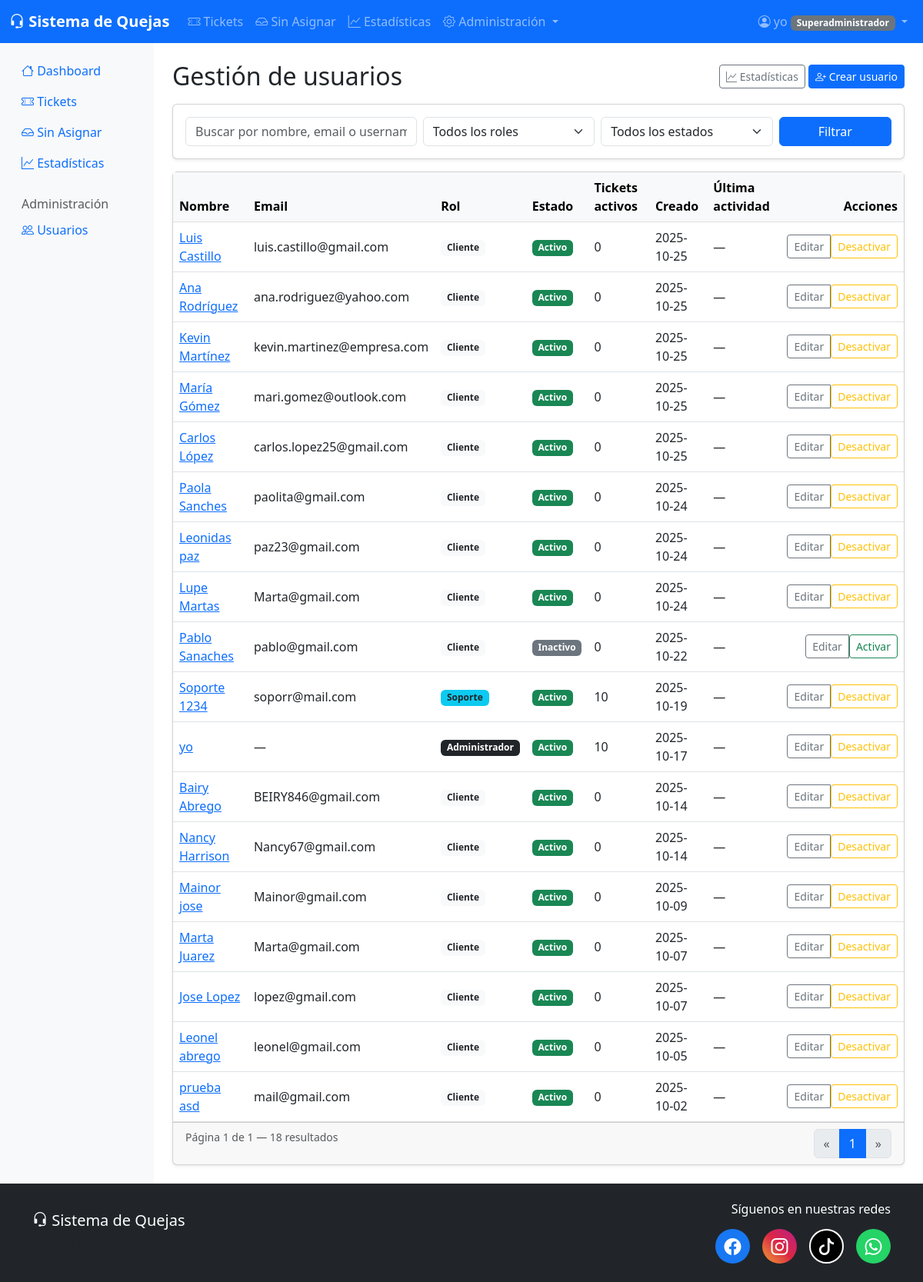
Screenshot of /usuarios/ (signed in) with the database file from the repository.
### accounts/models.py (models this page shows, shortened)
class Usuario(AbstractUser):
    ROLES = [
        ('cliente', 'Cliente'),
        ('empleado', 'Empleado'),  # Mantenido por compatibilidad
        ('soporte', 'Soporte (Agente de Atención)'),
        ('soporte_tecnico', 'Soporte Técnico'),
        ('superadmin', 'Superadministrador'),
    ]
    ESTADOS = [
        ('activo', 'Activo'),
        ('inactivo', 'Inactivo'),
    ]
    id = models.UUIDField(primary_key=True, default=uuid.uuid4, editable=False)
    telefono = models.CharField(max_length=20, blank=True, null=True, verbose_name='Teléfono')
    fecha_nacimiento = models.DateField(blank=True, null=True, verbose_name='Fecha de Nacimiento')
    direccion = models.TextField(blank=True, null=True, verbose_name='Dirección')
    rol = models.CharField(max_length=20, choices=ROLES, default='cliente', verbose_name='Rol')
    estado = models.CharField(max_length=10, choices=ESTADOS, default='activo', verbose_name='Estado')
    especialidad = models.CharField(max_length=100, blank=True, null=True, verbose_name='Especialidad',
                                  help_text='Para técnicos: área de especialización')
    max_tickets_simultaneos = models.PositiveIntegerField(default=10, verbose_name='Máximo tickets simultáneos',
                                                        help_text='Límite de tickets activos que puede manejar')
    recibir_notificaciones = models.BooleanField(default=True, verbose_name='Recibir notificaciones por email')
    es_vip = models.BooleanField(default=False, verbose_name='Cliente VIP',
                                 help_text='Marca al cliente como VIP para atención prioritaria')
    tiene_restricciones = models.BooleanField(default=False, verbose_name='Tiene restricciones',
                                              help_text='Marca al cliente con restricciones por fraude o abuso')
    notas_internas = models.TextField(blank=True, null=True, verbose_name='Notas internas',
                                      help_text='Notas visibles solo para empleados y administradores')
    motivo_restriccion = models.TextField(blank=True, null=True, verbose_name='Motivo de restricción',
                                           help_text='Razón por la cual el cliente tiene restricciones')
    fecha_restriccion = models.DateTimeField(blank=True, null=True, verbose_name='Fecha de restricción')
    ultima_actividad = models.DateTimeField(blank=True, null=True, verbose_name='Última actividad')
    motivo_desactivacion = models.TextField(blank=True, null=True, verbose_name='Motivo de desactivación')
    fecha_desactivacion = models.DateTimeField(blank=True, null=True, verbose_name='Fecha de desactivación')
    desactivado_por = models.ForeignKey('self', on_delete=models.SET_NULL, null=True, blank=True,
                                       related_name='usuarios_desactivados', verbose_name='Desactivado por')
    created_at = models.DateTimeField(auto_now_add=True, verbose_name='Fecha de Creación')
    updated_at = models.DateTimeField(auto_now=True, verbose_name='Fecha de Actualización')
    objects = UsuarioManager()
    class Meta:
        db_table = 'usuarios'
        verbose_name = 'Usuario'
        verbose_name_plural = 'Usuarios'
    def es_cliente(self):
        return self.rol == 'cliente'
    def es_superadmin(self):
        return self.rol == 'superadmin'
    def puede_gestionar_tickets(self):
        return self.rol in ['empleado', 'soporte', 'soporte_tecnico', 'superadmin']
    def get_tickets_activos_count(self):
        if hasattr(self, 'tickets_asignados'):
            return self.tickets_asignados.filter(
                estado__in=['abierto', 'en_revision', 'aceptado', 'en_reparacion', 'en_espera_cliente']
            ).count()
        return 0
    def get_dashboard_url(self):
        from django.urls import reverse
        if self.es_superadmin():
            return reverse('accounts:dashboard_superadmin')
        elif self.es_soporte():
            return reverse('accounts:dashboard_soporte')
        elif self.es_soporte_tecnico():
            return reverse('accounts:dashboard_tecnico')
        elif self.es_cliente():
            return reverse('accounts:dashboard_cliente')
        else:
            return reverse('accounts:dashboard_empleado')

### accounts/views.py (the view, shortened to what this page needs)
# urls.py: path('usuarios/', views.listar_usuarios, name='listar_usuarios'),
@login_required
def listar_usuarios(request):
    if not request.user.es_superadmin():
        return HttpResponseForbidden("No tienes permisos para acceder a esta página.")
    busqueda = request.GET.get('busqueda', '')
    rol_filtro = request.GET.get('rol', '')
    estado_filtro = request.GET.get('estado', '')
    usuarios = Usuario.objects.all()
    if rol_filtro:
        usuarios = usuarios.filter(rol=rol_filtro)
    if estado_filtro:
        usuarios = usuarios.filter(estado=estado_filtro)
    usuarios = usuarios.order_by('-created_at')
    paginator = Paginator(usuarios, 20)
    page_number = request.GET.get('page')
    page_obj = paginator.get_page(page_number)
    context = {
        'page_obj': page_obj,
        'busqueda': busqueda,
        'rol_filtro': rol_filtro,
        'estado_filtro': estado_filtro,
        'roles': Usuario.ROLES,
        'estados': Usuario.ESTADOS,
    }
    return render(request, 'accounts/listar_usuarios.html', context)

### templates/accounts/listar_usuarios.html (shortened to what this page needs)
{% extends "base.html" %}
{% block content %}
<div class="py-4">
  <div class="d-flex justify-content-between align-items-center mb-3">
    <h2 class="mb-0">Gestión de usuarios</h2>
    <div>
      <a href="{% url 'accounts:estadisticas_usuarios' %}" class="btn btn-outline-secondary btn-sm">
        <i class="bi bi-graph-up"></i> Estadísticas
      </a>
      <a href="{% url 'accounts:crear_usuario' %}" class="btn btn-primary btn-sm">
        <i class="bi bi-person-plus"></i> Crear usuario
      </a>
    </div>
  </div>
  <form method="get" class="card card-body mb-3 shadow-sm">
    <div class="row g-2">
      <div class="col-md-4">
        <input type="text" name="busqueda" value="{{ busqueda }}" class="form-control" placeholder="Buscar por nombre, email o username">
      </div>
      <div class="col-md-3">
        <select name="rol" class="form-select">
          <option value="">Todos los roles</option>
        </select>
      </div>
      <div class="col-md-3">
        <select name="estado" class="form-select">
          <option value="">Todos los estados</option>
        </select>
      </div>
      <div class="col-md-2 d-grid">
        <button class="btn btn-primary" type="submit">Filtrar</button>
      </div>
    </div>
  </form>
  <div class="card shadow-sm">
    <div class="table-responsive">
      <table class="table table-hover align-middle mb-0">
        <thead class="table-light">
          <tr>
            <th>Nombre</th>
            <th>Email</th>
            <th>Rol</th>
            <th>Estado</th>
            <th>Tickets activos</th>
            <th>Creado</th>
            <th>Última actividad</th>
            <th class="text-end">Acciones</th>
          </tr>
        </thead>
        <tbody>
          {% for u in page_obj %}
          <tr>
            <td>
              <a href="{% url 'accounts:detalle_usuario' u.id %}">
                {{ u.get_full_name|default:u.username }}
              </a>
            </td>
            <td>{{ u.email|default:"—" }}</td>
            <td>
              {% include "accounts/partials/_badges_usuario.html" with usuario=u show_role=True %}
            </td>
            <td>
              {% if u.estado == 'activo' %}
                <span class="badge text-bg-success">Activo</span>
              {% else %}
                <span class="badge text-bg-secondary">Inactivo</span>
              {% endif %}
            </td>
            <td>{{ u.get_tickets_activos_count }}</td>
            <td>{{ u.created_at|date:"Y-m-d" }}</td>
            <td>{{ u.ultima_actividad|date:"Y-m-d H:i"|default:"—" }}</td>
            <td class="text-end">
              <div class="btn-group">
                <a class="btn btn-sm btn-outline-secondary" href="{% url 'accounts:editar_usuario' u.id %}">Editar</a>
                {% if u.estado == 'activo' %}
                  <form method="post" action="{% url 'accounts:cambiar_estado_usuario' u.id %}">
                    <button class="btn btn-sm btn-outline-warning" type="submit">Desactivar</button>
                  </form>
                {% else %}
                  <form method="post" action="{% url 'accounts:cambiar_estado_usuario' u.id %}">
                    <button class="btn btn-sm btn-outline-success" type="submit">Activar</button>
                  </form>
                {% endif %}
              </div>
            </td>
          </tr>
          {% empty %}
          <tr><td colspan="8" class="text-center py-4">No se encontraron usuarios.</td></tr>
          {% endfor %}
        </tbody>
      </table>
    </div>
    <div class="card-footer">
      {% include "accounts/partials/_paginacion.html" with page_obj=page_obj %}
    </div>
  </div>
</div>
{% endblock %}

### templates/base.html (shortened to what this page needs)
<!DOCTYPE html>
<html lang="es">
<head>
    <link href="https://cdn.jsdelivr.net/npm/bootstrap@5.3.0/dist/css/bootstrap.min.css" rel="stylesheet">
    <link href="https://cdn.jsdelivr.net/npm/bootstrap-icons@1.10.0/font/bootstrap-icons.css" rel="stylesheet">
</head>
<body>
<nav class="navbar navbar-expand-lg navbar-dark bg-primary">
    <div class="container-fluid">
        <a class="navbar-brand" href="{% if user.is_authenticated %}{{ user.get_dashboard_url }}{% else %}{% url 'accounts:iniciar_sesion' %}{% endif %}">
            <i class="bi bi-headset"></i> Sistema de Quejas
        </a>
        <div class="collapse navbar-collapse" id="navbarNav">
            {% if user.is_authenticated %}
            <ul class="navbar-nav me-auto">
                <li class="nav-item">
                    <a class="nav-link" href="{% url 'tickets:listar_tickets' %}">
                        <i class="bi bi-ticket-perforated"></i> Tickets
                    </a>
                </li>
                {% if user.puede_gestionar_tickets %}
                <li class="nav-item">
                    <a class="nav-link" href="{% url 'tickets:tickets_sin_asignar' %}">
                        <i class="bi bi-inbox"></i> Sin Asignar
                    </a>
                </li>
                <li class="nav-item">
                    <a class="nav-link" href="{% url 'tickets:estadisticas_tickets' %}">
                        <i class="bi bi-graph-up"></i> Estadísticas
                    </a>
                </li>
                {% endif %}
                {% if user.es_superadmin %}
                <li class="nav-item dropdown">
                    <a class="nav-link dropdown-toggle" href="#" role="button" data-bs-toggle="dropdown">
                        <i class="bi bi-gear"></i> Administración
                    </a>
                </li>
                {% endif %}
            </ul>
            <ul class="navbar-nav">
                <li class="nav-item dropdown">
                    <a class="nav-link dropdown-toggle" href="#" role="button" data-bs-toggle="dropdown">
                        <i class="bi bi-person-circle"></i> {{ user.get_full_name|default:user.username }}
                        <span class="badge bg-secondary">{{ user.get_rol_display }}</span>
                    </a>
                </li>
            </ul>
            {% endif %}
        </div>
    </div>
</nav>
<div class="container-fluid">
    <div class="row">
        {% if user.is_authenticated %}
        <nav class="col-md-3 col-lg-2 d-md-block sidebar collapse">
            <div class="position-sticky pt-3">
                <ul class="nav flex-column">
                    <li class="nav-item">
                        <a class="nav-link {% if 'dashboard' in request.resolver_match.url_name %}active{% endif %}" href="{{ user.get_dashboard_url }}">
                            <i class="bi bi-house"></i> Dashboard
                        </a>
                    </li>
                    <li class="nav-item">
                        <a class="nav-link {% if 'listar_tickets' in request.resolver_match.url_name %}active{% endif %}" href="{% url 'tickets:listar_tickets' %}">
                            <i class="bi bi-ticket-perforated"></i>
                            {% if user.es_cliente %}Mis Tickets{% else %}Tickets{% endif %}
                        </a>
                    </li>
                    {% if user.puede_gestionar_tickets %}
                    <li class="nav-item">
                        <a class="nav-link {% if 'tickets_sin_asignar' in request.resolver_match.url_name %}active{% endif %}" href="{% url 'tickets:tickets_sin_asignar' %}">
                            <i class="bi bi-inbox"></i> Sin Asignar
                        </a>
                    </li>
                    <li class="nav-item">
                        <a class="nav-link {% if 'estadisticas' in request.resolver_match.url_name %}active{% endif %}" href="{% url 'tickets:estadisticas_tickets' %}">
                            <i class="bi bi-graph-up"></i> Estadísticas
                        </a>
                    </li>
                    {% endif %}
                </ul>
                {% if user.es_superadmin %}
                <h6 class="sidebar-heading d-flex justify-content-between align-items-center px-3 mt-4 mb-1 text-muted">
                    <span>Administración</span>
                </h6>
                <ul class="nav flex-column mb-2">
                    <li class="nav-item">
                        <a class="nav-link {% if 'listar_usuarios' in request.resolver_match.url_name %}active{% endif %}" href="{% url 'accounts:listar_usuarios' %}">
                            <i class="bi bi-people"></i> Usuarios
                        </a>
                    </li>
                </ul>
                {% endif %}
            </div>
        </nav>
        <main class="col-md-9 ms-sm-auto col-lg-10 px-md-4">
        {% else %}
        <main class="col-12">
        {% endif %}
            {% block content %}{% endblock %}
        </main>
    </div>
</div>
<footer class="footer mt-auto py-4 bg-dark text-white">
    <div class="container">
        <div class="row align-items-center">
            <div class="col-md-6 text-center text-md-start mb-3 mb-md-0">
                <h5 class="mb-2">
                    <i class="bi bi-headset"></i> Sistema de Quejas
                </h5>
                <p class="mb-0 text-muted">&copy; {{ year|default:2025 }} Todos los derechos reservados</p>
            </div>
            <div class="col-md-6 text-center text-md-end">
                <h6 class="mb-3">Síguenos en nuestras redes</h6>
                <div class="social-media-links d-flex justify-content-center justify-content-md-end gap-3">
                    <a href="https://www.facebook.com/" target="_blank" rel="noopener noreferrer" class="social-icon facebook" title="Facebook">
                        <i class="bi bi-facebook"></i>
                    </a>
                    <a href="https://www.instagram.com/" target="_blank" rel="noopener noreferrer" class="social-icon instagram" title="Instagram">
                        <i class="bi bi-instagram"></i>
                    </a>
                    <a href="https://www.tiktok.com/" target="_blank" rel="noopener noreferrer" class="social-icon tiktok" title="TikTok">
                        <i class="bi bi-tiktok"></i>
                    </a>
                    <a href="https://wa.me/50240066661" target="_blank" rel="noopener noreferrer" class="social-icon whatsapp" title="WhatsApp">
                        <i class="bi bi-whatsapp"></i>
                    </a>
                </div>
            </div>
        </div>
    </div>
</footer>

### templates/accounts/partials/_badges_usuario.html (shortened to what this page needs)
{% if show_role %}
  {% if usuario.rol == 'superadmin' %}
    <span class="badge text-bg-dark">Administrador</span>
  {% elif usuario.rol == 'soporte_tecnico' %}
    <span class="badge text-bg-primary">Técnico</span>
  {% elif usuario.rol == 'soporte' %}
    <span class="badge text-bg-info text-dark">Soporte</span>
  {% elif usuario.rol == 'empleado' %}
    <span class="badge text-bg-secondary">Empleado</span>
  {% else %}
    <span class="badge text-bg-light text-dark">Cliente</span>
  {% endif %}
{% endif %}

### rows the page displays
Usuario: get_full_name "yo", rol "Superadministrador", email "—", shows "Administrador", estado "Activo", get_tickets_activos_count "10", created_at "2025-10-17", ultima_actividad "—"
Usuario: get_full_name "Luis Castillo", email "luis.castillo@gmail.com", rol "Cliente", estado "Activo", get_tickets_activos_count "0", created_at "2025-10-25", ultima_actividad "—"
Usuario: get_full_name "Ana Rodríguez", email "ana.rodriguez@yahoo.com", rol "Cliente", estado "Activo", get_tickets_activos_count "0", created_at "2025-10-25", ultima_actividad "—"
Usuario: get_full_name "Kevin Martínez", email "kevin.martinez@empresa.com", rol "Cliente", estado "Activo", get_tickets_activos_count "0", created_at "2025-10-25", ultima_actividad "—"
Usuario: get_full_name "María Gómez", email "mari.gomez@outlook.com", rol "Cliente", estado "Activo", get_tickets_activos_count "0", created_at "2025-10-25", ultima_actividad "—"
Usuario: get_full_name "Carlos López", email "carlos.lopez25@gmail.com", rol "Cliente", estado "Activo", get_tickets_activos_count "0", created_at "2025-10-25", ultima_actividad "—"
Usuario: get_full_name "Paola Sanches", email "paolita@gmail.com", rol "Cliente", estado "Activo", get_tickets_activos_count "0", created_at "2025-10-24", ultima_actividad "—"
Usuario: get_full_name "Leonidas paz", email "paz23@gmail.com", rol "Cliente", estado "Activo", get_tickets_activos_count "0", created_at "2025-10-24", ultima_actividad "—"
Usuario: get_full_name "Lupe Martas", email "Marta@gmail.com", rol "Cliente", estado "Activo", get_tickets_activos_count "0", created_at "2025-10-24", ultima_actividad "—"
Usuario: get_full_name "Pablo Sanaches", email "pablo@gmail.com", rol "Cliente", estado "Inactivo", get_tickets_activos_count "0", created_at "2025-10-22", ultima_actividad "—"
Usuario: get_full_name "Soporte 1234", email "soporr@mail.com", rol "Soporte", estado "Activo", get_tickets_activos_count "10", created_at "2025-10-19", ultima_actividad "—"
Usuario: get_full_name "Bairy Abrego", email "BEIRY846@gmail.com", rol "Cliente", estado "Activo", get_tickets_activos_count "0", created_at "2025-10-14", ultima_actividad "—"
Usuario: get_full_name "Nancy Harrison", email "Nancy67@gmail.com", rol "Cliente", estado "Activo", get_tickets_activos_count "0", created_at "2025-10-14", ultima_actividad "—"
Usuario: get_full_name "Mainor jose", email "Mainor@gmail.com", rol "Cliente", estado "Activo", get_tickets_activos_count "0", created_at "2025-10-09", ultima_actividad "—"
Usuario: get_full_name "Marta Juarez", email "Marta@gmail.com", rol "Cliente", estado "Activo", get_tickets_activos_count "0", created_at "2025-10-07", ultima_actividad "—"
Usuario: get_full_name "Jose Lopez", email "lopez@gmail.com", rol "Cliente", estado "Activo", get_tickets_activos_count "0", created_at "2025-10-07", ultima_actividad "—"
Usuario: get_full_name "Leonel abrego", email "leonel@gmail.com", rol "Cliente", estado "Activo", get_tickets_activos_count "0", created_at "2025-10-05", ultima_actividad "—"
Usuario: get_full_name "prueba asd", email "mail@gmail.com", rol "Cliente", estado "Activo", get_tickets_activos_count "0", created_at "2025-10-02", ultima_actividad "—"

### other values shown
{{ page_obj.number }} "1"
{{ page_obj.paginator.num_pages }} "1"
{{ page_obj.paginator.count }} "18"
{{ p }} "1"
